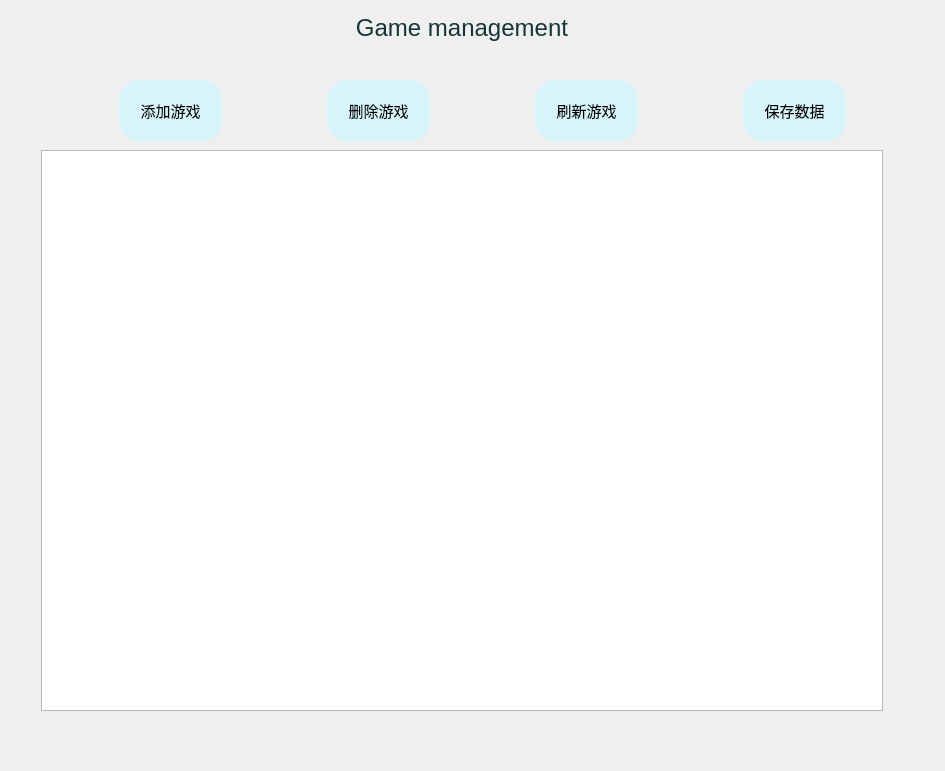
   <widget class="QWidget" name="widget_games_management" native="true">
    <property name="geometry">
     <rect>
      <x>219</x>
      <y>0</y>
      <width>945</width>
      <height>771</height>
     </rect>
    </property>
    <property name="styleSheet">
     <string notr="true">widget{
border:none;
	background-color: rgba(255, 255, 255, 0);
}</string>
    </property>
    <widget class="QFrame" name="frame_game_manage">
     <property name="geometry">
      <rect>
       <x>1</x>
       <y>0</y>
       <width>940</width>
       <height>71</height>
      </rect>
     </property>
     <property name="styleSheet">
      <string notr="true">.QFrame{
	background-color: rgba(255, 255, 255, 0);
	border-radius:20px;
}</string>
     </property>
     <property name="frameShape">
      <enum>QFrame::StyledPanel</enum>
     </property>
     <property name="frameShadow">
      <enum>QFrame::Raised</enum>
     </property>
     <widget class="QLabel" name="label_game_manage">
      <property name="geometry">
       <rect>
        <x>321</x>
        <y>10</y>
        <width>280</width>
        <height>35</height>
       </rect>
      </property>
      <property name="font">
       <font>
        <family>Arial</family>
        <pointsize>18</pointsize>
        <weight>50</weight>
        <bold>false</bold>
       </font>
      </property>
      <property name="styleSheet">
       <string notr="true">color: rgb(22, 54, 53)</string>
      </property>
      <property name="text">
       <string>Game management</string>
      </property>
      <property name="alignment">
       <set>Qt::AlignCenter</set>
      </property>
     </widget>
     <widget class="QPushButton" name="pushButton_7">
      <property name="geometry">
       <rect>
        <x>885</x>
        <y>10</y>
        <width>42</width>
        <height>31</height>
       </rect>
      </property>
      <property name="styleSheet">
       <string notr="true">border-radius:20px;</string>
      </property>
      <property name="text">
       <string/>
      </property>
      <property name="icon">
       <iconset>
        <normaloff>:/icons/image/close.png</normaloff>:/icons/image/close.png</iconset>
      </property>
     </widget>
    </widget>
    <widget class="QPushButton" name="pushButton_add_game">
     <property name="geometry">
      <rect>
       <x>119</x>
       <y>80</y>
       <width>103</width>
       <height>61</height>
      </rect>
     </property>
     <property name="font">
      <font>
       <family>幼圆</family>
       <pointsize>11</pointsize>
       <weight>50</weight>
       <italic>false</italic>
       <bold>false</bold>
      </font>
     </property>
     <property name="layoutDirection">
      <enum>Qt::LeftToRight</enum>
     </property>
     <property name="styleSheet">
      <string notr="true">
QPushButton
{
    background-color:rgb(214, 244, 249);
border-radius:20px;
}

QPushButton:pressed
{
    background-color:rgb(103, 216, 217);
    padding-left:3px;
    padding-top:3px;
}
</string>
     </property>
     <property name="text">
      <string>添加游戏</string>
     </property>
    </widget>
    <widget class="QPushButton" name="pushButton_delete_game">
     <property name="geometry">
      <rect>
       <x>327</x>
       <y>80</y>
       <width>103</width>
       <height>61</height>
      </rect>
     </property>
     <property name="font">
      <font>
       <family>幼圆</family>
       <pointsize>11</pointsize>
       <weight>50</weight>
       <italic>false</italic>
       <bold>false</bold>
      </font>
     </property>
     <property name="layoutDirection">
      <enum>Qt::LeftToRight</enum>
     </property>
     <property name="styleSheet">
      <string notr="true">
QPushButton
{
    background-color:rgb(214, 244, 249);
border-radius:20px;
}

QPushButton:pressed
{
    background-color:rgb(103, 216, 217);
    padding-left:3px;
    padding-top:3px;
}
</string>
     </property>
     <property name="text">
      <string>删除游戏</string>
     </property>
    </widget>
    <widget class="QPushButton" name="pushButton_refresh_game">
     <property name="geometry">
      <rect>
       <x>535</x>
       <y>80</y>
       <width>103</width>
       <height>61</height>
      </rect>
     </property>
     <property name="font">
      <font>
       <family>幼圆</family>
       <pointsize>11</pointsize>
       <weight>50</weight>
       <italic>false</italic>
       <bold>false</bold>
      </font>
     </property>
     <property name="layoutDirection">
      <enum>Qt::LeftToRight</enum>
     </property>
     <property name="styleSheet">
      <string notr="true">
QPushButton
{
    background-color:rgb(214, 244, 249);
border-radius:20px;
}

QPushButton:pressed
{
    background-color:rgb(103, 216, 217);
    padding-left:3px;
    padding-top:3px;
}
</string>
     </property>
     <property name="text">
      <string>刷新游戏</string>
     </property>
    </widget>
    <widget class="QPushButton" name="pushButton_save_game">
     <property name="geometry">
      <rect>
       <x>743</x>
       <y>80</y>
       <width>103</width>
       <height>61</height>
      </rect>
     </property>
     <property name="font">
      <font>
       <family>幼圆</family>
       <pointsize>11</pointsize>
       <weight>50</weight>
       <italic>false</italic>
       <bold>false</bold>
      </font>
     </property>
     <property name="layoutDirection">
      <enum>Qt::LeftToRight</enum>
     </property>
     <property name="styleSheet">
      <string notr="true">
QPushButton
{
    background-color:rgb(214, 244, 249);
border-radius:20px;
}

QPushButton:pressed
{
    background-color:rgb(103, 216, 217);
    padding-left:3px;
    padding-top:3px;
}
</string>
     </property>
     <property name="text">
      <string>保存数据</string>
     </property>
    </widget>
    <widget class="QTableWidget" name="table_game">
     <property name="geometry">
      <rect>
       <x>41</x>
       <y>150</y>
       <width>842</width>
       <height>561</height>
      </rect>
     </property>
    </widget>
   </widget>
